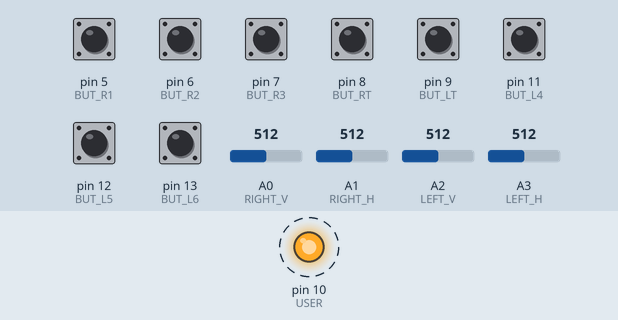
Simulated run of this sketch. Board: Arduino Uno, built with avr-gcc and run on an emulated ATmega328P. Parts: output pins drawn as LEDs (lit = HIGH). Dashed ring = blinking. The inputs (shaded band) are chosen by the test bench; at power-on: pin 5 (BUT_R1), pin 6 (BUT_R2), pin 7 (BUT_R3), pin 8 (BUT_RT), pin 9 (BUT_LT), pin 11 (BUT_L4), pin 12 (BUT_L5), pin 13 (BUT_L6) HIGH, A0 (RIGHT_V) = 512, A1 (RIGHT_H) = 512, A2 (LEFT_V) = 512, A3 (LEFT_H) = 512. What the sketch prints to the serial monitor is not drawn.

Above: at 1.2 s.
1.3 s: A0 (RIGHT_V) set to 716
4.3 s: A1 (RIGHT_H) set to 716
7.3 s: A2 (LEFT_V) set to 716
10.3 s: A3 (LEFT_H) set to 716
13.3 s: pin 5 (BUT_R1) pulled LOW for 0.15 s
16.4 s: pin 6 (BUT_R2) pulled LOW for 0.15 s
Timing chart, 0 to 20.5 s (numbered marks = the images above; inputs shaded):
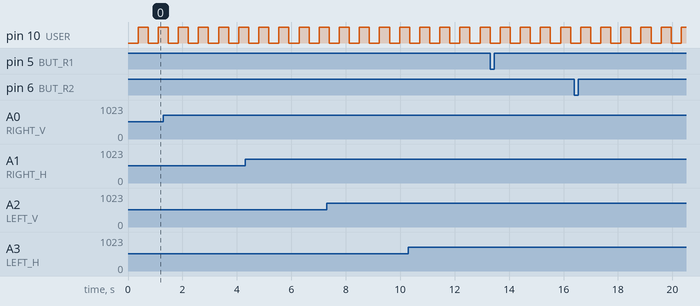

The sketch:

Commander.ino
```cpp
// (licence header left out)
#define RIGHT_V   0
#define RIGHT_H   1
#define LEFT_V    2
#define LEFT_H    3

#define BUT_L6    13
#define BUT_L5    12
#define BUT_L4    11
#define BUT_LT    9

#define BUT_R3    7
#define BUT_R2    6
#define BUT_R1    5
#define BUT_RT    8

#define BUT_RIGHT 3
#define BUT_LEFT  2

#define USER      10

#define FRAME_LEN 33         // 30hz
unsigned long ltime;         // last time we sent data

int i;
void setup(){
    Serial.begin(38400);
    ltime = millis();
    pinMode(USER,OUTPUT);    // user LED

    // pullups for buttons
    digitalWrite(BUT_L6, HIGH);
    digitalWrite(BUT_L5, HIGH);
    digitalWrite(BUT_L4, HIGH);
    digitalWrite(BUT_LT, HIGH);
    digitalWrite(BUT_R3, HIGH);
    digitalWrite(BUT_R2, HIGH);
    digitalWrite(BUT_R1, HIGH);
    digitalWrite(BUT_RT, HIGH);

    digitalWrite(BUT_RIGHT, HIGH);
    digitalWrite(BUT_LEFT, HIGH);
    i = 0;
}

void loop(){
    int right_V = (1023-analogRead(RIGHT_V)-512)/5 + 128;
    int right_H = (analogRead(RIGHT_H)-512)/5 + 128;
    int left_V = (1023-analogRead(LEFT_V)-512)/5 + 128;
    int left_H = (analogRead(LEFT_H)-512)/5 + 128;

    //buttons =
    unsigned char buttons = 0;
    if(digitalRead(BUT_R1) == LOW) buttons += 1;
    if(digitalRead(BUT_R2) == LOW) buttons += 2;
    if(digitalRead(BUT_R3) == LOW) buttons += 4;
    if(digitalRead(BUT_L4) == LOW) buttons += 8;
    if(digitalRead(BUT_L5) == LOW) buttons += 16;
    if(digitalRead(BUT_L6) == LOW) buttons += 32;
    if(digitalRead(BUT_RT) == LOW) buttons += 64;
    if(digitalRead(BUT_LT) == LOW) buttons += 128;

    Serial.write(0xff);
    Serial.write((unsigned char) right_V);
    Serial.write((unsigned char) right_H);
    Serial.write((unsigned char) left_V);
    Serial.write((unsigned char) left_H);
    Serial.write(buttons);              // buttons
    Serial.write((unsigned char)0);     // extra
    Serial.write((unsigned char)(255 - (right_V+right_H+left_V+left_H+buttons)%256));

    if(i > 10){
      digitalWrite(10,HIGH-digitalRead(10));
      i=0;
    }
    i++;
    delay(FRAME_LEN);
}

/* Revisions
 *  V1.2 - Feb 11, 2012 - Updated for Arduino 1.0
 *  V1.1 - Feb 19, 2010 - Replaced Walk/Look with Right/Left
 *         (since apparently, I used something called "southpaw")
 *  V1.0 - Feb 10, 2010 - Firmware Finalized
 */
```

Measured:
- by itself, pin 10 (USER): alternates HIGH for 0.37 s and LOW for 0.37 s
